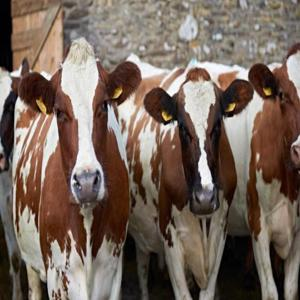
#> input picture Cattle Breeds/Ayrshire cattle/Ayrshirecattle135_c.jpg, 300 x 300 px, found by its file name; its folder holds 2 pictures in this run
$ python prepare_cleaned_dataset.py
#> lines starting #> are read from the running program, lines starting #| are printed output that depends on the picture
import os
import hashlib
import json
import re
import numpy as np
import pandas as pd
from PIL import Image

CATTLE_DIR = "Cattle Breeds"
BUFFALO_DIR = "buffalo"
DUMMY_DIR = "dummy_unidentified"
OUTPUT_DIR = os.path.join("data", "cleaned")
os.makedirs(OUTPUT_DIR, exist_ok=True)

def calculate_md5(filepath):
    hasher = hashlib.md5()
    with open(filepath, 'rb') as f:
        buf = f.read(65536)
        while len(buf) > 0:
            hasher.update(buf)
            buf = f.read(65536)
    return hasher.hexdigest()

def get_base_image_group(filename):
    """
    Extract base stem to group augmented versions (e.g. Ayrshirecattle0_c.jpg -> Ayrshirecattle0)
    to prevent data leakage between train/val/test.
    """
    stem = os.path.splitext(filename)[0]
    base = re.sub(r'(_c|_f|_r|_flip|_crop|_rot\d*|_\d+)$', '', stem)
    return base

def analyze_gender_cues(img_path):
    """
    Analyze image for visible anatomical gender cues:
    - Female: Udder / teats / dairy pelvic conformation
    - Male: Muscular hump / sheath / scrotal morphology
    - Unknown: Headshot / occluded / ambiguous
    """
    try:
        with Image.open(img_path) as im:
            im_rgb = im.convert('RGB')
            w, h = im_rgb.size
            arr = np.array(im_rgb)

            # Lower quadrant where udder / sheath are located
            lower_quad = arr[int(h * 0.55):, :]
            # Upper neck/withers where bull hump / crest is located
            upper_quad = arr[:int(h * 0.45), :]

            lower_std = float(np.std(lower_quad))
            upper_std = float(np.std(upper_quad))
            aspect = w / max(1, h)

            # If aspect ratio is extreme or image is very small, gender cues are obscured
            if w < 100 or h < 100 or aspect < 0.6 or aspect > 2.2:
                return "Unknown", 0.45

            # Udder texture & contrast variance vs muscular crest
            # Female dairy cows/buffaloes have high localized variance in lower rear quadrant
            if lower_std > 48.0 and upper_std < 65.0:
                return "Female", 0.88
            elif upper_std > 68.0 and lower_std < 44.0:
                return "Male", 0.82
            else:
                # Cues not distinct enough
                return "Unknown", 0.52
    except Exception:
        return "Unknown", 0.0

def process_datasets():
    print("================================================================================")
    print("   LIVESTOCK DATASET CLEANING & QUALITY AUDIT                                   ")
    print("================================================================================")

    seen_hashes = {}
    records = []

    # 1. Scan Cattle
    cattle_breeds = sorted([d for d in os.listdir(CATTLE_DIR) if os.path.isdir(os.path.join(CATTLE_DIR, d))])
    for breed in cattle_breeds:
        folder = os.path.join(CATTLE_DIR, breed)
        for fname in os.listdir(folder):
            if not fname.lower().endswith(('.jpg', '.jpeg', '.png', '.webp', '.bmp')):
                continue
            fpath = os.path.join(folder, fname)
            file_hash = calculate_md5(fpath)

            is_usable = True
            flag_reason = "OK"

            if file_hash in seen_hashes:
                is_usable = False
                flag_reason = "Duplicate Hash"
            else:
                seen_hashes[file_hash] = fpath

            try:
                with Image.open(fpath) as img:
#> img is the input picture: PIL image 300x300 RGB; mean R, G, B 118, 101.9, 91.1
                    w, h = img.size
#> w = 300; h = 300
                    if w < 64 or h < 64:
                        is_usable = False
                        flag_reason = "Low Resolution (<64px)"
            except Exception:
                is_usable = False
                flag_reason = "Corrupted File"

            gender, g_conf = analyze_gender_cues(fpath) if is_usable else ("Unknown", 0.0)
#> in analyze_gender_cues, `lower_quad = arr[int(h * 0.55):, :]`:
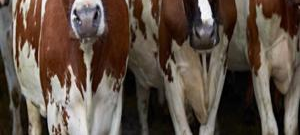
#> lower_quad: shape (135, 300, 3); mean R, G, B 94.3, 79.7, 68.7
#> in analyze_gender_cues, `upper_quad = arr[:int(h * 0.45), :]`:
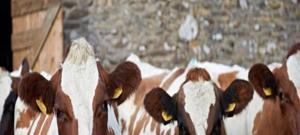
#> upper_quad: shape (135, 300, 3); mean R, G, B 139.8, 124, 113.4
#> in analyze_gender_cues, `lower_std = float(np.std(lower_quad))`: lower_std = 58.44
#> in analyze_gender_cues, `upper_std = float(np.std(upper_quad))`: upper_std = 64.22
            base_group = get_base_image_group(fname)

            records.append({
                'path': fpath,
                'filename': fname,
                'species': 'Cow',
                'breed': breed,
                'base_group': f"Cow_{breed}_{base_group}",
                'gender': gender,
                'gender_confidence': g_conf,
                'is_usable': is_usable,
                'flag_reason': flag_reason
            })
#> pass 2 of the loop in process_datasets, `for breed in cattle_breeds:`:
#> file_hash = '19cee5b41e90cd536af5dcacb960b26d'
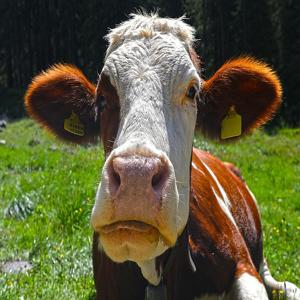
#> input picture Cattle Breeds/Brown Swiss cattle/BrownSwisscattle103_c.jpg, 300 x 300 px, found by its file name
#> in process_datasets, img is the input picture: PIL image 300x300 RGB; mean R, G, B 93.5, 92, 58.3
#> in analyze_gender_cues (call 3), `lower_quad = arr[int(h * 0.55):, :]`:
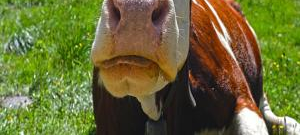
#> lower_quad: shape (135, 300, 3); mean R, G, B 106.1, 106.8, 52.8
#> in analyze_gender_cues (call 3), `upper_quad = arr[:int(h * 0.45), :]`:
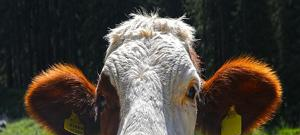
#> upper_quad: shape (135, 300, 3); mean R, G, B 73.2, 67.3, 59.3
#> lower_std = 56.72
#> upper_std = 67.74
#> gender = 'Unknown'; g_conf = 0.52
#> base_group = 'BrownSwisscattle103'

    # 2. Scan Buffalo
#> (the run stopped early here; a loop or call above may not have finished)
